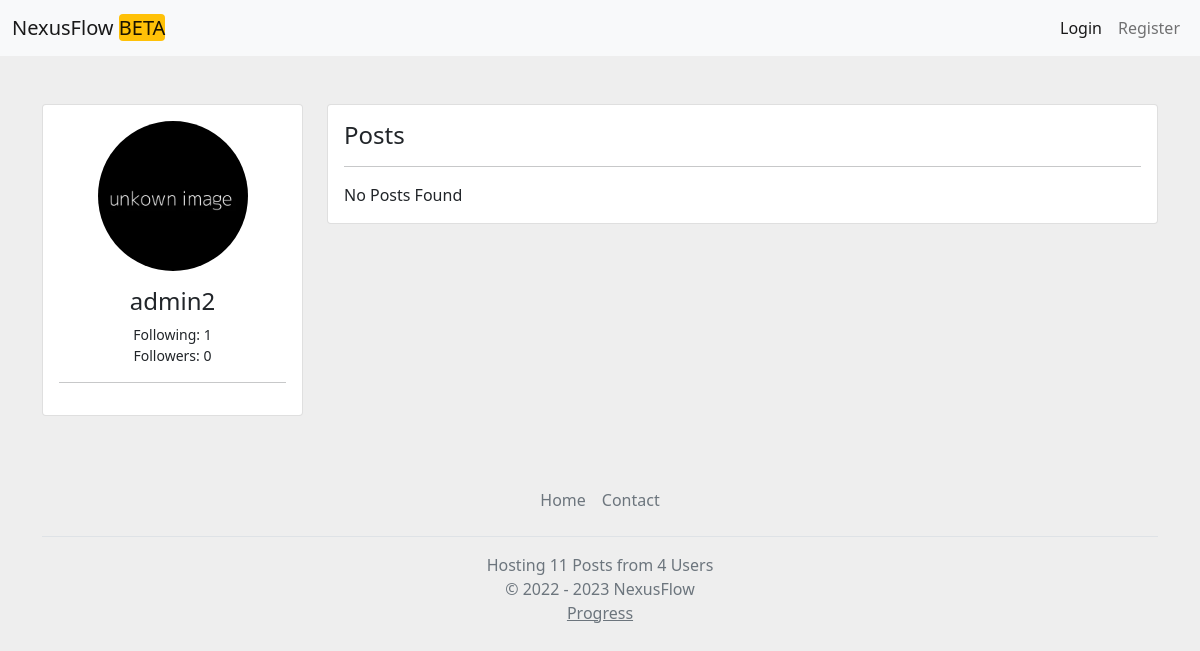
The page /u/admin2 on the database its author committed.
### app.py (models this page shows)
class Serializer(object):
	def serialize(self):
		return {c: getattr(self, c) for c in inspect(self).attrs.keys()}
	@staticmethod
	def serialize_list(l):
		return [m.serialize() for m in l]

class Users(db.Model, Serializer):
	id = db.Column(db.Integer, primary_key=True)
	public_id = db.Column(db.String())
	ip = db.Column(db.String(), default="")
	email = db.Column(db.String(), default="")
	bio = db.Column(db.String(150), default="")
	name = db.Column(db.String(50))
	password = db.Column(db.String(500))
	pfpurl = db.Column(db.String(150))
	likedposts = db.Column(db.String(), default="")
	followers = db.Column(db.String(), default="")
	followercount = db.Column(db.Integer, default=0)
	followingcount = db.Column(db.Integer, default=0)
	following = db.Column(db.String(), default="")
	blocked = db.Column(db.String(), default="")
	posts = db.Column(db.String(), default="")
	algmod = db.Column(db.Integer, default=0)
	postallow = db.Column(db.Boolean, default=False)
	admin = db.Column(db.Boolean, default=False)

### app.py (the view, shortened to what this page needs)
@app.route('/u/<string:user>')
def showuser(user):
	following = False
	blocked = False
	otherblocked = False
	followed = False
	userlist = Users.query.filter_by(name=user).first()
	if not userlist:
		return f"User {user}: not found", 404
	posts = []
	myuser = getuserfromtoken(request.cookies.get('token'))
	if userlist.posts != "" and userlist.posts != None:
		for post in str(userlist.posts).split(','):
			posts.append(Posts.query.filter_by(pub_id=post).first())
	posts = list(filter(None, posts))
	if myuser == None:
		myuser = {}
	return render_template('newuser.html',
	                       myuser=myuser,
	                       taruser=userlist,
	                       posts=posts,
	                       following=following,
	                       followed=followed,
	                       blockedbyother=otherblocked,
	                       blocked=blocked)

### app.py (called while the page is built, shortened)
def human_format(num):
	num = float('{:.3g}'.format(num))
	magnitude = 0
	while abs(num) >= 1000:
		magnitude += 1
		num /= 1000.0
	return '{}{}'.format('{:f}'.format(num).rstrip('0').rstrip('.'),
	                     ['', 'K', 'M', 'B', 'T'][magnitude])

@app.template_filter('format')
def format(num):
	return human_format(num)

def getpostcount():
	return len(Posts.query.all())

def getusercount():
	return len(Users.query.all())

@app.context_processor
def inject_now():
	return {'now': datetime.utcnow(), 'domain': domain, 'postcount':getpostcount(), 'usercount':getusercount()}

def getuserfromtoken(token):
	if not token:
		return None

### templates/newuser.html (shortened to what this page needs)
<!DOCTYPE html>
<html lang="en">
<head>
    <link href="https://cdn.jsdelivr.net/npm/bootstrap@5.0.0/dist/css/bootstrap.min.css" rel="stylesheet" >
</head>
<body>
{% set user = myuser %}
{% include "header.html" %}
    <div class="container my-5">
        <div class="row">
            <div class="col-md-3">
                <div class="card">
                    <div class="card-body text-center">
                        <img src="{{taruser.pfpurl}}" alt="Profile Picture" class="rounded-circle mb-3" width="150px" height="150px">
                        <h4>{{taruser.name}}</h4>
											<small>
												<div data-bs-toggle="tooltip" data-bs-placement="top" title="{{"{:,}".format(taruser.followingcount)}}">
												Following: {{ taruser.followingcount | format }}
												</div>
												<div data-bs-toggle="tooltip" data-bs-placement="top" title="{{"{:,}".format(taruser.followercount)}}">
												Followers: {{ taruser.followercount | format }}<br>
												</div>
											</small>
                        <hr>
                    </div>
                </div>
            </div>
            <div class="col-md-9">
                <div class="card">
                    <div class="card-body">
                        <h4>Posts</h4>
                        <hr>
                        {% if posts == [] %}
                            <div>No Posts Found</div>
                        {% else %}
                        {% for post in posts %}
												{% set create = taruser %}
                        {% endfor %}
                        {% endif %}
                    </div>
                </div>
            </div>
        </div>
    </div>
	{% include "footer.html" %}
</body>
</html>

### templates/newuser.html (style rules this page uses)
body { background:#eee; overflow-x:hidden; }
.d-flex, .d-inline-flex, .media, .media>:not(.media-body), .jumbotron, .card { -ms-flex-negative: 1; flex-shrink: 1; }
.card-footer, .card hr { border-color: rgba(24,28,33,0.06); }

### templates/header.html (style rules this page uses)
body { overflow-x:hidden; background:#eee; }

### rows shown on the page
Users: pfpurl (picture), name "admin2", followingcount "1", followercount "0"

### other values the page prints
{{ postcount }} "11"
{{ usercount }} "4"
